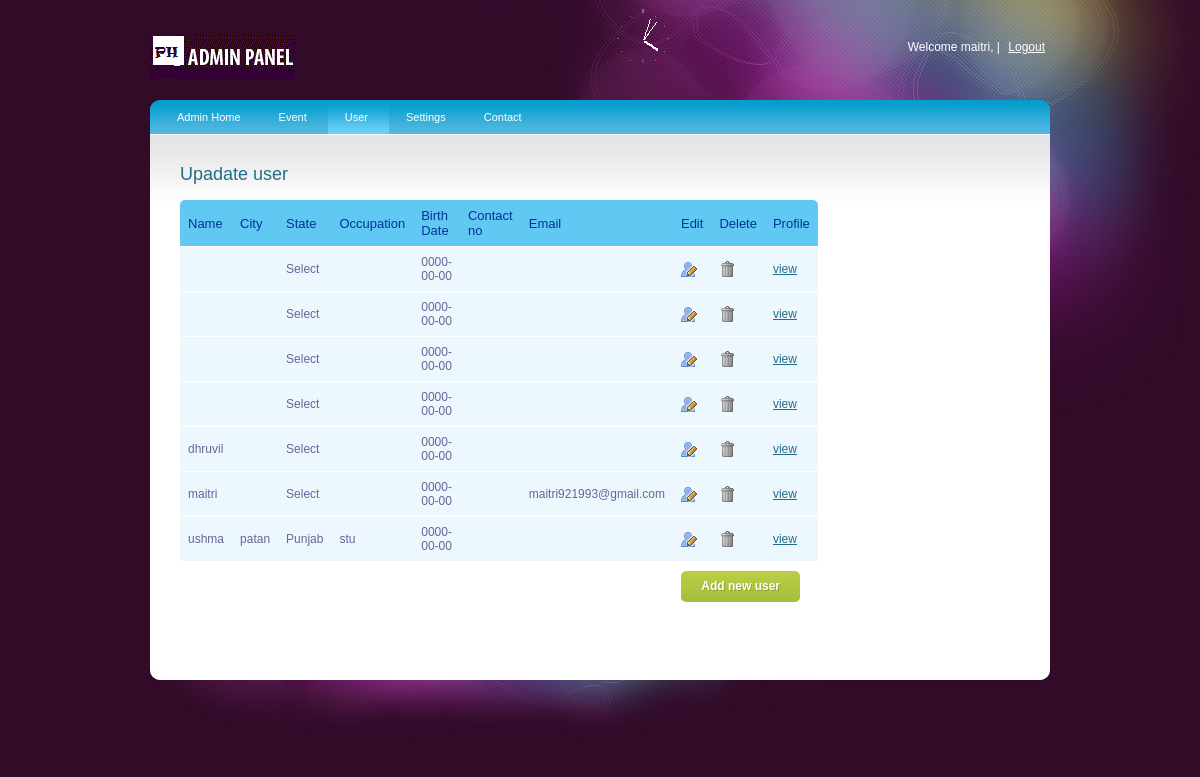
Page /admn/updateuser.php (signed in) on the committed database.
### tables this page shows
CREATE TABLE IF NOT EXISTS `user` (
  `uid` int(11) NOT NULL auto_increment,
  `uname` text NOT NULL,
  `uadd` text NOT NULL,
  `ucity` text NOT NULL,
  `upin` int(6) NOT NULL,
  `ustate` text NOT NULL,
  `uocc` text NOT NULL,
  `ubdate` date NOT NULL,
  `gender` int(11) NOT NULL,
  `mobno` text NOT NULL,
  `uemail` text NOT NULL,
  `useq` int(11) NOT NULL,
  `uans` text NOT NULL,
  `upass` text NOT NULL,
  `uctype` int(11) NOT NULL,
  `flg` int(11) NOT NULL,
  PRIMARY KEY  (`uid`)
);

### admn/connect_db.php (called while the page is built, shortened)
<?php
	class connection
	{
		function get_rs($qr)
		{
			if($qr == "update")
				$str="select * from event";
			else if($qr== "edit" )
				$str="select * from event where eid=".$_REQUEST['id'];
			else if($qr == "del")
				$str="delete from event where eid=".$_REQUEST['id'];
			else if($qr == "user")
				$str="select * from user";
			$this->rs=mysql_query($str);
			return $this->rs;
		}
	}
?>

### admn/updateuser.php (the view, shortened to what this page needs)
<?php
include("connect_db.php");
$cdb=new connection();
$cdb->connect_dbs();
?>
<!DOCTYPE html PUBLIC "-//W3C//DTD XHTML 1.0 Transitional//EN" "http://www.w3.org/TR/xhtml1/DTD/xhtml1-transitional.dtd">
<html xmlns="http://www.w3.org/1999/xhtml">
<head>
<link rel="stylesheet" type="text/css" href="style.css" />
<link rel="stylesheet" type="text/css" media="all" href="niceforms-default.css" />
</head>
<body>
<div id="main_container">
	<div class="header">
    <div class="logo"><a href="#"><img src="images/logo.gif" alt="" title="" border="0" /></a></div>
    <div class="right_header">Welcome <?php echo $_SESSION['name']; ?>, | <a href="login.php" class="">Logout</a></div>
    <div id="clock_a"></div>
    </div>
    <div class="main_content">
                    <div class="menu">
                    <ul>
                    <li><a href="main.php">Admin Home</a></li>
                    <li><a href="update.php"> Event</a>
                    </li>
                    <li><a class="current" href="updateuser.php">User</a>
                    </li>
                    <li><a href="login.html">Settings</a>
                    </li>
                    <li><a href="contect.php">Contact</a></li>
                    </ul>
                    </div>
    <div class="center_content">
      <div class="right_content">
        <h2>Upadate user</h2>
<table id="rounded-corner" summary="2007 Major IT Companies' Profit">
    <thead>
    	<tr>
        	<th scope="row" class="rounded-company"> Name</th>
            <th scope="row" class="rounded">City</th>
            <th scope="row" class="rounded">State</th>
            <th scope="col" class="rounded">Occupation</th>
            <th scope="col" class="rounded">Birth Date</th>
             <th scope="col" class="rounded">Contact no</th>
              <th scope="col" class="rounded">Email</th>
            <th scope="col" class="rounded">Edit</th>
            <th scope="col" class="rounded">Delete</th>
             <th scope="col" class="rounded-q4">Profile</th>
        </tr>
    </thead>
      <?php
					$rs=$cdb->get_rs("user");
					while($array=mysql_fetch_array($rs))
					{
			?>
    <tbody>
    	<tr>
        	<td><?php echo $array[1]; ?></td>
            <td><?php echo $array[3]; ?></td>
            <td><?php echo $array[5]; ?></td>
            <td><?php echo $array[6]; ?></td>
            <td><?php echo $array[7]; ?></td>
            <td><?php echo $array[9]; ?></td>
            <td><?php echo $array[10]; ?></td>
			<td><a href="edituser.php?id=<?php echo $array[0]; ?>"><img src="images/user_edit.png" alt="" title="" border="0" /></a></td>
            <td><a href="deleteuser.php?id=<?php echo $array[0]; ?>" class="ask"><img src="images/trash.png" alt="" title="" border="0" /></a></td>
               <td><a href="userprofile.php?id=<?php echo $array[0]; ?>">view</a></td>
        </tr>
     <?php } ?>
    </tbody>
</table>
	 <a href="adduser.php" class="bt_green"><span class="bt_green_lft"></span><strong>Add new user</strong><span class="bt_green_r"></span></a></div>
  </div>
    </div>
    <div class="footer"></div>
</div>
</body>
</html>

### admn/style.css (style rules this page uses)
body { background:url(images/bg.jpg) no-repeat center top #310b28; font-family:Arial, Helvetica, sans-serif; padding:0; font-size:12px; margin:0 auto; color: #0e4354; }
a { color:#256c89; }
h2 { font-size:18px; color:#256c89; font-weight:normal; padding:0px 0 15px 0; margin:0px; clear:both; }
#main_container { margin:0 auto; width:900px; padding:0px 0 0px 0; }
.header { width:900px; height:100px; }
.logo { float:left; padding:35px 0 0 0; }
#clock_a { float:right; padding:15px 0 0 0; }
.right_header { width:350px; float:right; text-align:right; color:#FFFFFF; padding:40px 0 0 0; }
.right_header a { margin:0 5px 0 5px; text-decoration:underline; color:#FFFFFF; }
.main_content { margin:0 auto; width:900px; height:auto; padding:0px 0 50px 0; background:url(images/menu_bg.jpg) no-repeat center top #fff; }
.footer { width:900px;height:87px;background:url(images/footer_bg.jpg) no-repeat center top; }
.menu { font-size:11px;padding:0px 10px 0 10px; float:left; width:880px; }
.menu ul { padding:0;margin:0;list-style-type:none; height:34px; }
.menu ul li { float:left;height:34px;line-height:34px; }
.menu a, .menu a:visited { display:block;float:left;height:100%;font-size:11px;text-decoration:none;color:#fff;padding:0 21px 0 17px; }
.menu a.current { background:url(images/menu_bg.gif) repeat-x center; }
.center_content { clear:both; }
.right_content { width:625px; float:left; padding:30px 0 0 30px; }
#rounded-corner { margin:0px; width:625px; text-align: left; border-collapse: collapse; }
#rounded-corner thead th.rounded-company { width:26px; background: #60c8f2 url('images/left.jpg') left top no-repeat; }
#rounded-corner thead th.rounded-q4 { background: #60c8f2 url('images/right.jpg') right top no-repeat; }
#rounded-corner th { padding: 8px; font-weight: normal; font-size: 13px; color: #039; background: #60c8f2; }
#rounded-corner td { padding: 8px; background: #ecf8fd; border-top: 1px solid #fff; color: #669; }
a.bt_green { display:block; float:right; margin:10px 5px 10px 5px; line-height:31px; text-decoration:none; color:#FFFFFF; text-shadow:1px 1px #8fa42b; }
a.bt_green strong { width:auto;height:31px; padding:0 10px 0 10px;display:block; float:left;background:url(images/bt_green_center.gif) repeat-x center; }
a.bt_green span.bt_green_lft { width:10px;height:31px;display:block; float:left;background:url(images/bt_green_left.gif) no-repeat center right; }
a.bt_green span.bt_green_r { width:10px;height:31px;display:block; float:left;background:url(images/bt_green_r.gif) no-repeat center right; }

### rows in the picture
user: ustate "Select", ubdate "0000-00-00"
user: ustate "Select", ubdate "0000-00-00"
user: ustate "Select", ubdate "0000-00-00"
user: ustate "Select", ubdate "0000-00-00"
user: uname "dhruvil", ustate "Select", ubdate "0000-00-00"
user: uname "maitri", ustate "Select", ubdate "0000-00-00", uemail "maitri921993@gmail.com"
user: uname "ushma", ucity "patan", ustate "Punjab", uocc "stu", ubdate "0000-00-00"

### other values in the picture
$_SESSION['name'] "maitri"
